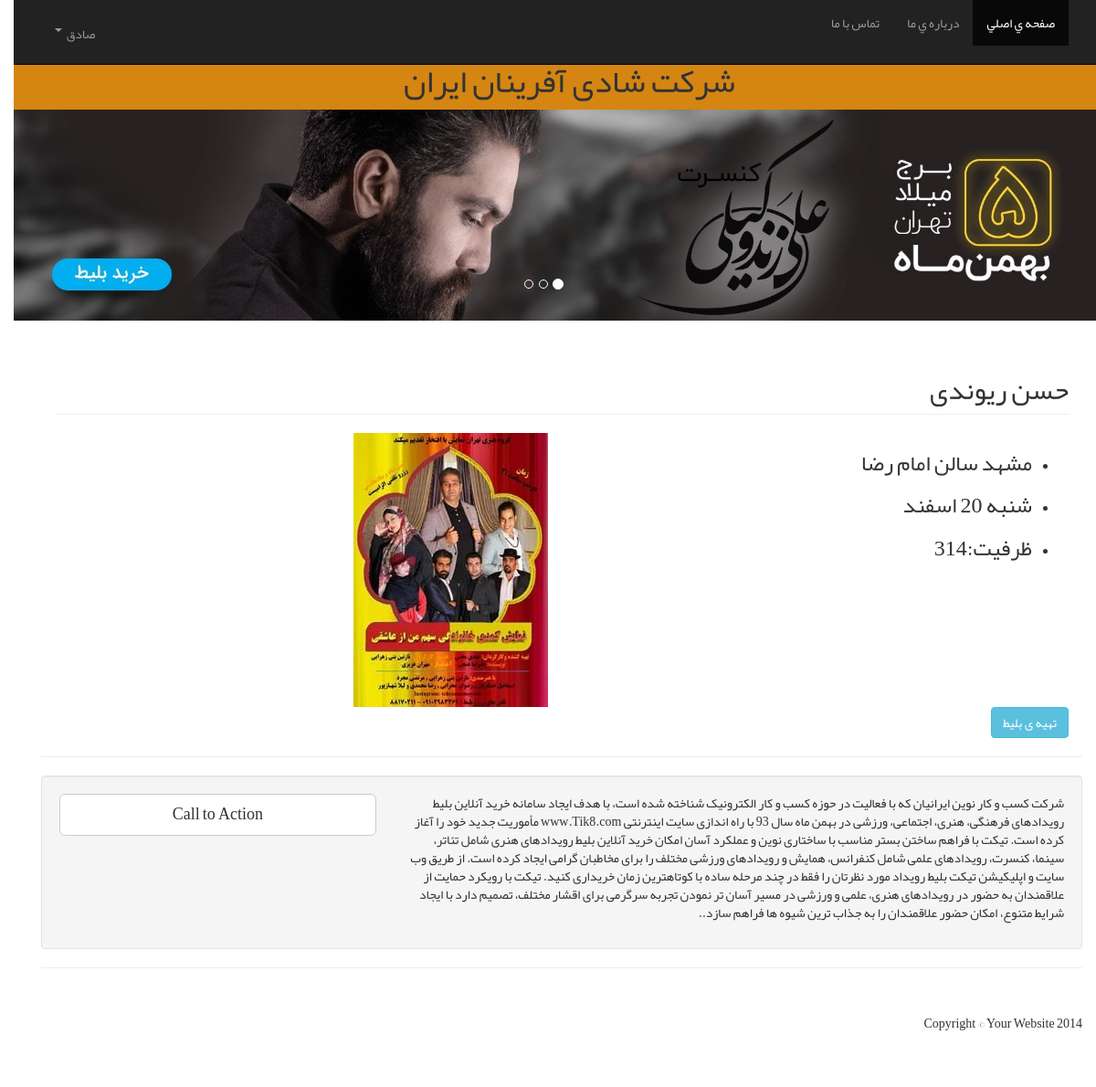
Screenshot of /shop/3/hsn-rond (signed in) with the database file from the repository.
### shop/models.py (models this page shows, shortened)
class Product(models.Model):
    name = models.CharField(max_length=200, db_index=True)
    slug = models.SlugField(max_length=200, db_index=True)
    image_main = models.ImageField(upload_to='photos/%Y/%m/%d/')
    image = models.ImageField(upload_to='photos/%Y/%m/%d/', blank=True)
    description=models.TextField(blank=True)
    makan=models.TextField(blank=True)
    zaman=models.TextField(blank=True)
    price=models.PositiveIntegerField()
    capacity=models.PositiveIntegerField()
    available=models.BooleanField(default=True)
    created=models.DateTimeField(auto_now_add=True)
    updated=models.DateTimeField(auto_now=True)
    class Meta:
        ordering=('-created',)
        index_together=(('id', 'slug'),)

### shop/views.py (the view)
# urls.py: path('<int:id>/<slug>', views.product_detail,name='product_detail')
def product_detail(request,id,slug):
    product=get_object_or_404(Product,id=id,slug=slug,available=True)
    if  product.capacity < 3:
        return render(request,'shop/complete_capacity.html',{'product':product})
    cart_product_form=CartAddProductForm()
    cart=Cart(request)
    return render(request,'shop/product_detail.html',{
        'product':product,
        'cart_product_form':cart_product_form,
         'cart':cart
    })

### templates/shop/product_detail.html (shortened to what this page needs)
{%extends 'page/base.html'%}
{% load static %}
{% block content %}
{% if product%}
<div class="container">
<div class="row">
  <div class="col-lg-12">
    <h2 class="page-header"> {{product.name}}</h2>
  </div>
  <div class="col-md-6">
      <ul>
          <li> <h3> {{product.makan}}</h3></li>
          <li> <h3> {{product.zaman}}</h3></li>
          <li> <h3> ظرفیت:{{product.capacity}}</h3></li>
      </ul>
  </div>
  <div class=" col-md-6">
    <img src="{{product.image_main.url}}" alt="">
  </div>
</div>
  {% if user.is_authenticated%}
    <button type="button" class="btn btn-info btn-md " data-toggle="modal" data-target="#myModal">تهیه ی بلیط</button>
</div>
{% endif %}
{% else %}
<p>There are no books in the library.</p>
{% endif %}
{% endblock  %}

### templates/page/base.html (shortened to what this page needs)
<!DOCTYPE html>
{% load static %}
<html lang="en">
<head>
    <link href="{%  static 'css/bootstrap-rtl.css' %}" rel="stylesheet">
    <link href="{%  static 'css/modern-business.css' %}" rel="stylesheet">
    <link href="{%  static 'font-awesome/css/font-awesome.min.css' %}" rel="stylesheet" type="text/css">
</head>
<body>
<div class="container-fluid">
    <header>
        <nav class="navbar navbar-inverse navbar-fixed-top" role="navigation">
            <div class="container">
                <div class="collapse navbar-collapse" id="bs-example-navbar-collapse-1">
                    <ul class="nav navbar-nav">
                        <li class="active"><a href="{%url 'product_list'%}">صفحه ي اصلي<span class="sr-only">(current)</span></a></li>
                        <li><a href="">درباره ي ما</a></li>
                        <li> <a href="">تماس با ما</a> </li>
                    </ul>
                    {% if user.is_authenticated%}
                    <ul class="nav navbar-nav navbar-left">
                    <li class="dropdown  ">
                        <a href="#" class="dropdown-toggle navbar-btn" data-toggle="dropdown" role="button" aria-haspopup="true" aria-expanded="false">
                            {{user.first_name}} <i class="caret  navbar-btn"></i></a>
        </li>
                    </ul>
                        {%endif%}
                </div>
            </div>
        </nav>
                <div class="container-fluid " style="height: max-content">
        <div class="row " style="background-color: #d58512" >
<h1 class="col-md-4 col-md-offset-4">
    شرکت شادی آفرینان ایران
</h1>
        </div>
</div>
    </header>
    <header id="carousel-example-generic" class="carousel slide">
        <ol class="carousel-indicators">
            <li data-target="#carousel-example-generic" data-slide-to="0" class="active"></li>
            <li data-target="#carousel-example-generic" data-slide-to="1"></li>
            <li data-target="carousel-example-generic" data-slide-to="2"></li>
        </ol>
        <div class="carousel-inner">
            <div class="item active">
                <img src="{%  static 'img/header1.jpg' %}" style="width: 100%;" alt="...">
            </div>
        </div>
    </header>
    <div class="container" style="margin-top: 20px">
        {% block content %}
        {% endblock  %}
        <hr>
        <div class="well">
            <div class="row">
                <div class="col-md-8">
                    <p>شرکت کسب و کار نوین ایرانیان که با فعالیت در حوزه کسب و کار الکترونیک شناخته شده است، با هدف ایجاد سامانه خرید آنلاین بلیط رویدادهای فرهنگی، هنری، اجتماعی، ورزشی در بهمن ماه سال 93 با راه اندازی سایت اینترنتی www.Tik8.com مأموریت جدید خود را آغاز کرده است. تیکت با فراهم ساختن بستر مناسب با ساختاری نوین و عملکرد آسان امکان خرید آنلاین بلیط رویدادهای هنری شامل تئاتر، سینما، کنسرت، رویدادهای علمی شامل کنفرانس، همایش و رویدادهای ورزشی مختلف را برای مخاطبان گرامی ایجاد کرده است. از طریق وب سایت و اپلیکیشن تیکت بلیط رویداد مورد نظرتان را فقط در چند مرحله ساده با کوتاهترین زمان خریداری کنید. تیکت با رویکرد حمایت از علاقمندان به حضور در رویدادهای هنری، علمی و ورزشی در مسیر آسان تر نمودن تجربه سرگرمی برای اقشار مختلف، تصمیم دارد با ایجاد شرایط متنوع، امکان حضور علاقمندان را به جذاب ترین شیوه ها فراهم سازد..</p>
                </div>
                <div class="col-md-4">
                    <a class="btn btn-lg btn-default btn-block" href="#">Call to Action</a>
                </div>
            </div>
        </div>
        <hr>
        <footer>
            <div class="row">
                <div class="col-lg-12">
                    <p>Copyright &copy; Your Website 2014</p>
                </div>
            </div>
        </footer>
    </div>
    </div>
</body>
</html>

### ticketSite/static/css/modern-business.css (style rules this page uses)
html, body { height: 100%; }
body { padding-top: 50px; }
header.carousel { height: 50%; }
header.carousel .item, header.carousel .item.active, header.carousel .carousel-inner { height: 100%; }
footer { margin: 50px 0; }

### rows the page displays
Product: name "حسن ریوندی", makan "مشهد سالن امام رضا", zaman "شنبه 20 اسفند", capacity "314", image_main (picture)

### other values shown
{{ user.first_name }} "صادق"
